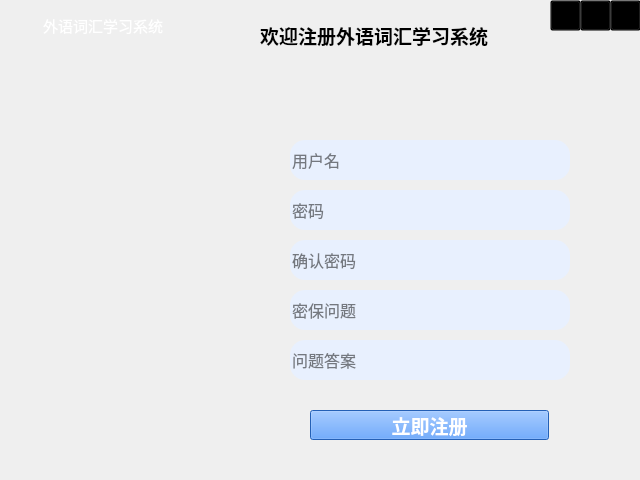
<?xml version="1.0" encoding="UTF-8"?>
<ui version="4.0">
 <class>reg</class>
 <widget class="QDialog" name="reg">
  <property name="geometry">
   <rect>
    <x>0</x>
    <y>0</y>
    <width>640</width>
    <height>480</height>
   </rect>
  </property>
  <property name="windowTitle">
   <string>用户注册</string>
  </property>
  <property name="windowIcon">
   <iconset resource="img.qrc">
    <normaloff>:/pictures/img/fl.png</normaloff>:/pictures/img/fl.png</iconset>
  </property>
  <property name="styleSheet">
   <string notr="true"/>
  </property>
  <widget class="QLabel" name="label">
   <property name="geometry">
    <rect>
     <x>0</x>
     <y>0</y>
     <width>640</width>
     <height>480</height>
    </rect>
   </property>
   <property name="font">
    <font>
     <family>微软雅黑</family>
     <pointsize>20</pointsize>
     <weight>75</weight>
     <bold>true</bold>
    </font>
   </property>
   <property name="styleSheet">
    <string notr="true">image: url(:/pictures/img/regbg2.png);</string>
   </property>
   <property name="text">
    <string/>
   </property>
  </widget>
  <widget class="QLineEdit" name="lineEdit">
   <property name="geometry">
    <rect>
     <x>290</x>
     <y>140</y>
     <width>280</width>
     <height>40</height>
    </rect>
   </property>
   <property name="font">
    <font>
     <family>Arial</family>
     <pointsize>12</pointsize>
    </font>
   </property>
   <property name="toolTip">
    <string/>
   </property>
   <property name="toolTipDuration">
    <number>-1</number>
   </property>
   <property name="styleSheet">
    <string notr="true">border-radius:15px;
background-color: rgb(232, 240, 254);</string>
   </property>
   <property name="placeholderText">
    <string>用户名</string>
   </property>
   <property name="cursorMoveStyle">
    <enum>Qt::LogicalMoveStyle</enum>
   </property>
  </widget>
  <widget class="QLineEdit" name="lineEdit_2">
   <property name="geometry">
    <rect>
     <x>290</x>
     <y>190</y>
     <width>280</width>
     <height>40</height>
    </rect>
   </property>
   <property name="font">
    <font>
     <family>Arial</family>
     <pointsize>12</pointsize>
    </font>
   </property>
   <property name="styleSheet">
    <string notr="true">border-radius:15px;
background-color: rgb(232, 240, 254);</string>
   </property>
   <property name="text">
    <string/>
   </property>
   <property name="echoMode">
    <enum>QLineEdit::Password</enum>
   </property>
   <property name="placeholderText">
    <string>密码</string>
   </property>
  </widget>
  <widget class="QPushButton" name="pushButton">
   <property name="geometry">
    <rect>
     <x>400</x>
     <y>70</y>
     <width>61</width>
     <height>61</height>
    </rect>
   </property>
   <property name="styleSheet">
    <string notr="true">background:transparent</string>
   </property>
   <property name="text">
    <string/>
   </property>
   <property name="flat">
    <bool>true</bool>
   </property>
  </widget>
  <widget class="QLineEdit" name="lineEdit_3">
   <property name="geometry">
    <rect>
     <x>290</x>
     <y>290</y>
     <width>280</width>
     <height>40</height>
    </rect>
   </property>
   <property name="font">
    <font>
     <family>Arial</family>
     <pointsize>12</pointsize>
    </font>
   </property>
   <property name="styleSheet">
    <string notr="true">border-radius:15px;
background-color: rgb(232, 240, 254);</string>
   </property>
   <property name="placeholderText">
    <string>密保问题</string>
   </property>
  </widget>
  <widget class="QLineEdit" name="lineEdit_4">
   <property name="geometry">
    <rect>
     <x>290</x>
     <y>340</y>
     <width>280</width>
     <height>40</height>
    </rect>
   </property>
   <property name="font">
    <font>
     <family>Arial</family>
     <pointsize>12</pointsize>
    </font>
   </property>
   <property name="styleSheet">
    <string notr="true">border-radius:15px;
background-color: rgb(232, 240, 254);</string>
   </property>
   <property name="placeholderText">
    <string>问题答案</string>
   </property>
  </widget>
  <widget class="QLineEdit" name="lineEdit_5">
   <property name="geometry">
    <rect>
     <x>290</x>
     <y>240</y>
     <width>280</width>
     <height>40</height>
    </rect>
   </property>
   <property name="font">
    <font>
     <family>Arial</family>
     <pointsize>12</pointsize>
    </font>
   </property>
   <property name="styleSheet">
    <string notr="true">border-radius:15px;
background-color: rgb(232, 240, 254);</string>
   </property>
   <property name="echoMode">
    <enum>QLineEdit::Password</enum>
   </property>
   <property name="placeholderText">
    <string>确认密码</string>
   </property>
  </widget>
  <widget class="QPushButton" name="pushButton_2">
   <property name="geometry">
    <rect>
     <x>310</x>
     <y>410</y>
     <width>239</width>
     <height>30</height>
    </rect>
   </property>
   <property name="font">
    <font>
     <family>微软雅黑</family>
     <pointsize>14</pointsize>
     <weight>75</weight>
     <bold>true</bold>
    </font>
   </property>
   <property name="styleSheet">
    <string notr="true">boeder-radius:5px;
background-color: rgb(50, 134, 255);
color: rgb(255, 255, 255);</string>
   </property>
   <property name="text">
    <string>立即注册</string>
   </property>
   <property name="flat">
    <bool>false</bool>
   </property>
  </widget>
  <widget class="QLabel" name="label_2">
   <property name="geometry">
    <rect>
     <x>260</x>
     <y>20</y>
     <width>231</width>
     <height>31</height>
    </rect>
   </property>
   <property name="font">
    <font>
     <family>微软雅黑</family>
     <pointsize>14</pointsize>
     <weight>75</weight>
     <bold>true</bold>
    </font>
   </property>
   <property name="text">
    <string>欢迎注册外语词汇学习系统</string>
   </property>
  </widget>
  <widget class="QPushButton" name="pushButton_3">
   <property name="geometry">
    <rect>
     <x>610</x>
     <y>0</y>
     <width>31</width>
     <height>31</height>
    </rect>
   </property>
   <property name="styleSheet">
    <string notr="true">background:transparent</string>
   </property>
   <property name="text">
    <string/>
   </property>
   <property name="icon">
    <iconset resource="img.qrc">
     <normaloff>:/pictures/img/关  闭.png</normaloff>:/pictures/img/关  闭.png</iconset>
   </property>
  </widget>
  <widget class="QPushButton" name="pushButton_4">
   <property name="geometry">
    <rect>
     <x>580</x>
     <y>0</y>
     <width>31</width>
     <height>31</height>
    </rect>
   </property>
   <property name="styleSheet">
    <string notr="true">background:transparent</string>
   </property>
   <property name="text">
    <string/>
   </property>
   <property name="icon">
    <iconset resource="img.qrc">
     <normaloff>:/pictures/img/最小化.png</normaloff>:/pictures/img/最小化.png</iconset>
   </property>
  </widget>
  <widget class="QLabel" name="label_4">
   <property name="geometry">
    <rect>
     <x>43</x>
     <y>10</y>
     <width>131</width>
     <height>31</height>
    </rect>
   </property>
   <property name="font">
    <font>
     <family>黑体</family>
     <pointsize>11</pointsize>
     <weight>50</weight>
     <bold>false</bold>
    </font>
   </property>
   <property name="styleSheet">
    <string notr="true">background:transparent;
color:white</string>
   </property>
   <property name="text">
    <string>外语词汇学习系统</string>
   </property>
  </widget>
  <widget class="QLabel" name="label_3">
   <property name="geometry">
    <rect>
     <x>8</x>
     <y>10</y>
     <width>30</width>
     <height>30</height>
    </rect>
   </property>
   <property name="styleSheet">
    <string notr="true">background:transparent;
image: url(:/pictures/img/icon.png);</string>
   </property>
   <property name="text">
    <string/>
   </property>
  </widget>
  <widget class="QLabel" name="label_5">
   <property name="geometry">
    <rect>
     <x>400</x>
     <y>70</y>
     <width>61</width>
     <height>61</height>
    </rect>
   </property>
   <property name="styleSheet">
    <string notr="true">image: url(:/pictures/img/fl.png);</string>
   </property>
   <property name="text">
    <string/>
   </property>
  </widget>
  <widget class="QPushButton" name="pushButton_5">
   <property name="geometry">
    <rect>
     <x>550</x>
     <y>0</y>
     <width>31</width>
     <height>31</height>
    </rect>
   </property>
   <property name="styleSheet">
    <string notr="true">background:transparent</string>
   </property>
   <property name="text">
    <string/>
   </property>
   <property name="icon">
    <iconset resource="img.qrc">
     <normaloff>:/pictures/img/问号.png</normaloff>:/pictures/img/问号.png</iconset>
   </property>
  </widget>
  <zorder>label</zorder>
  <zorder>lineEdit</zorder>
  <zorder>lineEdit_2</zorder>
  <zorder>lineEdit_3</zorder>
  <zorder>lineEdit_4</zorder>
  <zorder>lineEdit_5</zorder>
  <zorder>pushButton_2</zorder>
  <zorder>label_2</zorder>
  <zorder>pushButton_3</zorder>
  <zorder>pushButton_4</zorder>
  <zorder>label_4</zorder>
  <zorder>label_3</zorder>
  <zorder>label_5</zorder>
  <zorder>pushButton</zorder>
  <zorder>pushButton_5</zorder>
 </widget>
 <tabstops>
  <tabstop>lineEdit</tabstop>
  <tabstop>lineEdit_2</tabstop>
  <tabstop>lineEdit_5</tabstop>
  <tabstop>lineEdit_3</tabstop>
  <tabstop>lineEdit_4</tabstop>
  <tabstop>pushButton</tabstop>
  <tabstop>pushButton_2</tabstop>
  <tabstop>pushButton_4</tabstop>
  <tabstop>pushButton_3</tabstop>
 </tabstops>
 <resources>
  <include location="img.qrc"/>
 </resources>
 <connections>
  <connection>
   <sender>pushButton_3</sender>
   <signal>clicked()</signal>
   <receiver>reg</receiver>
   <slot>close()</slot>
   <hints>
    <hint type="sourcelabel">
     <x>640</x>
     <y>14</y>
    </hint>
    <hint type="destinationlabel">
     <x>657</x>
     <y>102</y>
    </hint>
   </hints>
  </connection>
  <connection>
   <sender>pushButton_4</sender>
   <signal>clicked()</signal>
   <receiver>reg</receiver>
   <slot>showMinimized()</slot>
   <hints>
    <hint type="sourcelabel">
     <x>610</x>
     <y>12</y>
    </hint>
    <hint type="destinationlabel">
     <x>675</x>
     <y>148</y>
    </hint>
   </hints>
  </connection>
 </connections>
</ui>
